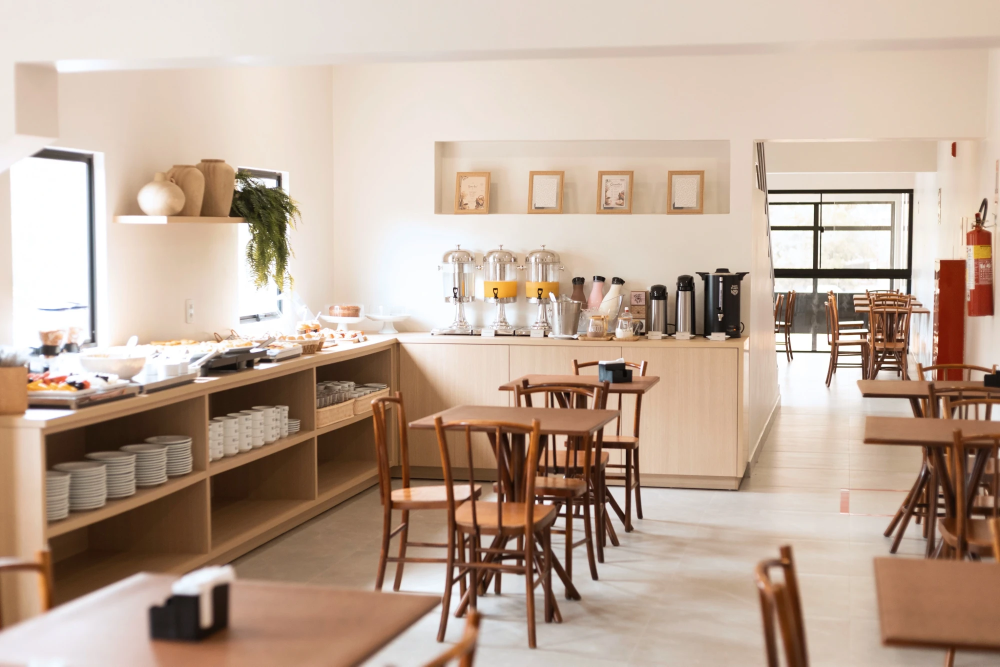
#> input picture photos-src/hotel/cafe-da-manha.webp, 2000 x 1333 px (shown at 1/2 size); its folder holds only this picture in this run
$ python otimizar-fotos.py
#> lines starting #> are read from the running program, lines starting #| are printed output that depends on the picture
#!/usr/bin/env python3
"""
Gera as versões responsivas das fotos do hotel (AVIF, WebP e JPEG).

Entrada:  photos-src/hotel/<nome>.(webp|jpg|jpeg|png)  — originais enviados pelo hotel
Saída:    public/photos/hotel/<nome>-<largura>.<formato>
          content/photos.hotel.json                     — lido por content/hotel.ts

Uso (precisa de Python 3 + Pillow com suporte a AVIF):
    pip install pillow
    python3 scripts/otimizar-fotos.py

- Nunca amplia: larguras maiores que o original são ignoradas (o original entra como maior).
- Recortes de detalhe (ex.: quarto-luxo-cabeceira.webp) também ficam em photos-src/hotel/,
  feitos a partir dos originais — são tratados como fotos normais.
- Remove metadados (EXIF/GPS) — a foto publicada não carrega localização nem dados da câmera.
"""
import json
from pathlib import Path

from PIL import Image, ImageOps

ROOT = Path(__file__).resolve().parent.parent
SRC = ROOT / "photos-src" / "hotel"
OUT = ROOT / "public" / "photos" / "hotel"
MANIFEST = ROOT / "content" / "photos.hotel.json"

WIDTHS = [480, 828, 1280, 1600, 2000]
QUALITY = {"avif": 55, "webp": 72, "jpg": 74}

OUT.mkdir(parents=True, exist_ok=True)
manifest = {}

for src in sorted(SRC.iterdir()):
    if src.suffix.lower() not in {".webp", ".jpg", ".jpeg", ".png"}:
        continue
    name = src.stem
    im = ImageOps.exif_transpose(Image.open(src)).convert("RGB")
#> im is the input picture: PIL image 2000x1333 RGB; mean R, G, B 192, 170.2, 153.9
    widths = [w for w in WIDTHS if w < im.width] + [im.width]
#> widths = [480, 828, 1280, 1600, 2000]
    for w in widths:
        h = round(im.height * w / im.width)
        resized = im if w == im.width else im.resize((w, h), Image.LANCZOS)
        for fmt, q in QUALITY.items():
            opts = {"quality": q}
            if fmt == "jpg":
                opts.update(optimize=True, progressive=True)
            resized.save(OUT / f"{name}-{w}.{fmt}", **opts)
#> this loop made 5 passes
#> pass 1, `resized = im if w == im.width else im.resize((w, h), Image.LANCZOS)`:
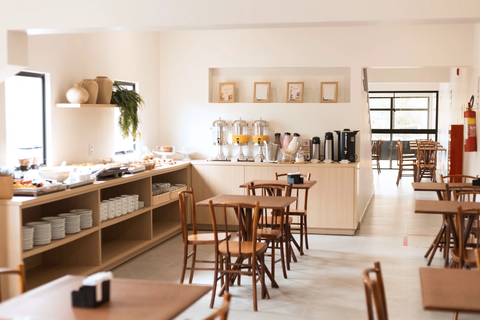
#> resized: PIL image 480x320 RGB; mean R, G, B 191.9, 170.1, 153.9
#> pass 2, `resized = im if w == im.width else im.resize((w, h), Image.LANCZOS)`:
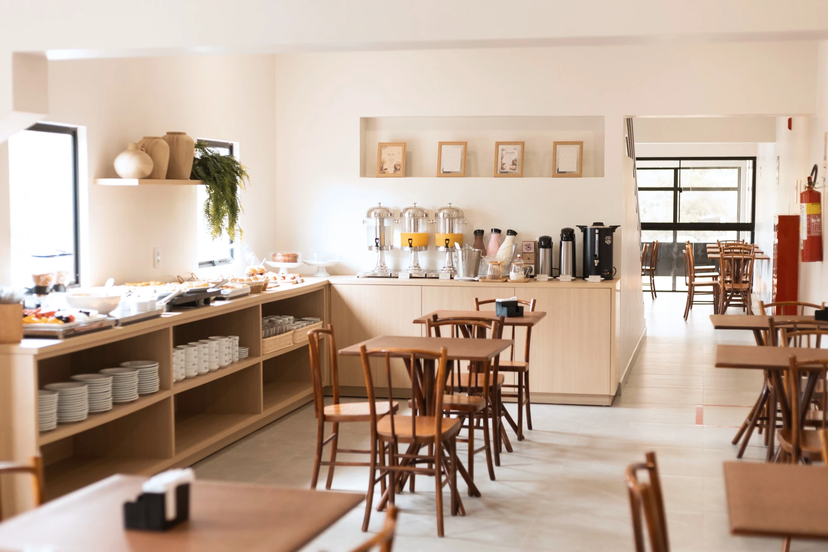
#> resized: PIL image 828x552 RGB; mean R, G, B 191.9, 170.1, 153.9
    manifest[name] = {"widths": widths, "formats": ["avif", "webp", "jpg"], "aspect": round(im.width / im.height, 4)}
    print(f"✓ {name}: {widths}")
#| ✓ cafe-da-manha: [480, 828, 1280, 1600, 2000]

MANIFEST.write_text(json.dumps(manifest, indent=2) + "\n")

$ run again, on photos-src/hotel/quarto-luxo.webp
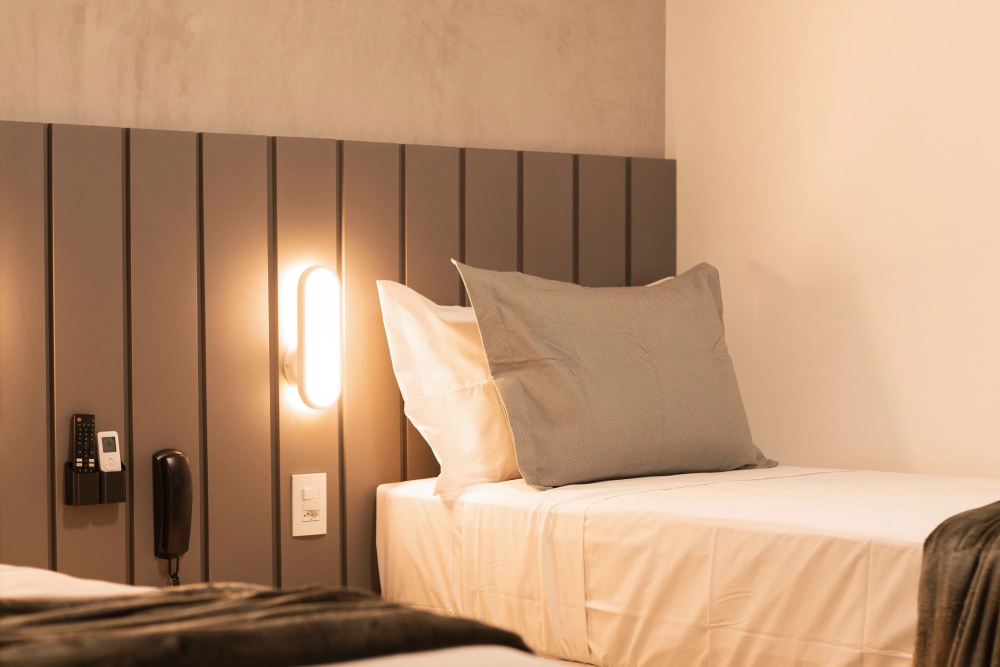
#> input picture photos-src/hotel/quarto-luxo.webp, 2000 x 1333 px (shown at 1/2 size)
#> im is the input picture: PIL image 2000x1333 RGB; mean R, G, B 186.9, 148.5, 117.6
#> the loop `for w in widths:` made 5 passes
#> pass 1, `resized = im if w == im.width else im.resize((w, h), Image.LANCZOS)`:
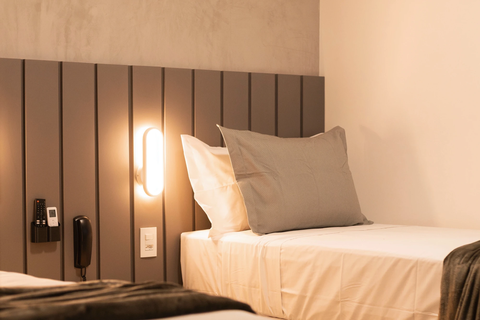
#> resized: PIL image 480x320 RGB; mean R, G, B 186.9, 148.5, 117.6
#| ✓ quarto-luxo: [480, 828, 1280, 1600, 2000]

$ run again, on photos-src/hotel/quarto-standard-enxoval.webp
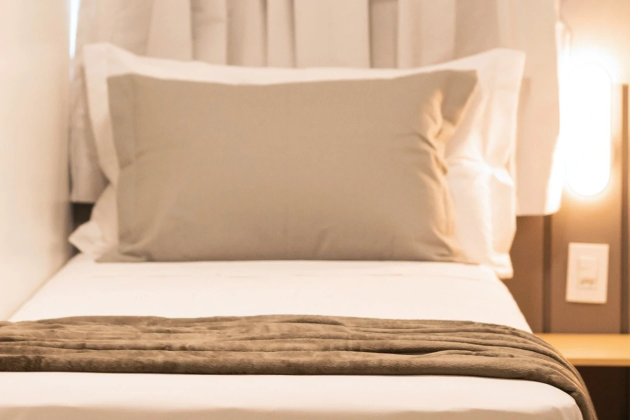
#> input picture photos-src/hotel/quarto-standard-enxoval.webp, 1260 x 840 px (shown at 1/2 size)
#> im is the input picture: PIL image 1260x840 RGB; mean R, G, B 210.3, 181.7, 157
#> the loop `for w in widths:` made 3 passes
#> pass 1, `resized = im if w == im.width else im.resize((w, h), Image.LANCZOS)`:
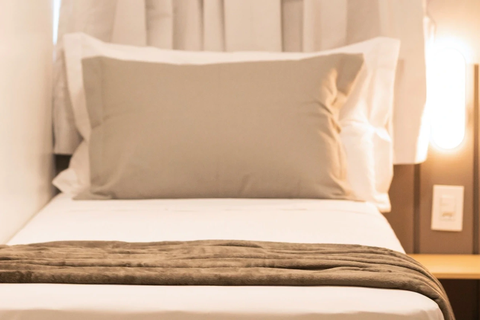
#> resized: PIL image 480x320 RGB; mean R, G, B 210.3, 181.7, 157
#| ✓ quarto-standard-enxoval: [480, 828, 1260]

$ run again, on photos-src/hotel/quarto-standard-manta.webp
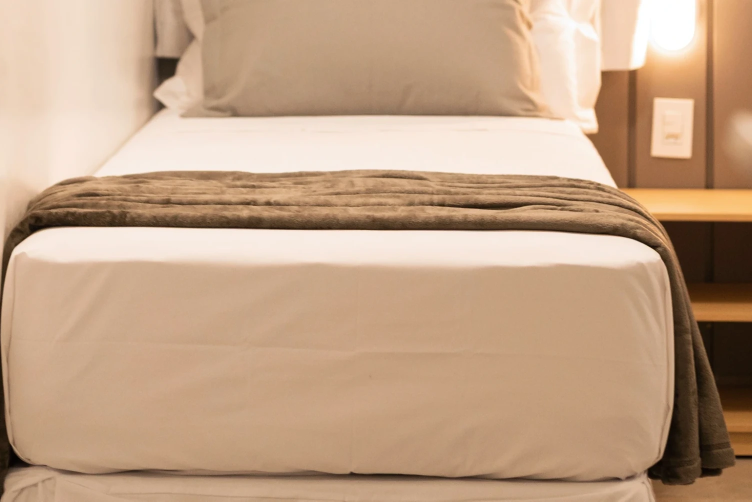
#> input picture photos-src/hotel/quarto-standard-manta.webp, 1504 x 1003 px (shown at 1/2 size)
#> im is the input picture: PIL image 1504x1003 RGB; mean R, G, B 193.5, 161.6, 134
#> the loop `for w in widths:` made 4 passes
#> pass 1, `resized = im if w == im.width else im.resize((w, h), Image.LANCZOS)`:
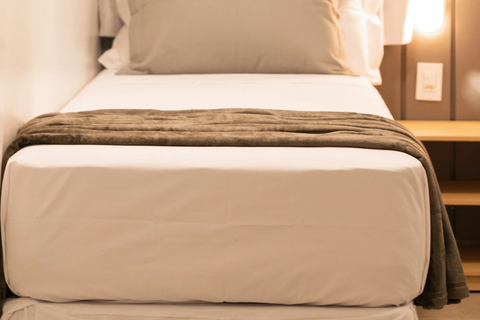
#> resized: PIL image 480x320 RGB; mean R, G, B 193.5, 161.6, 134
#| ✓ quarto-standard-manta: [480, 828, 1280, 1504]
